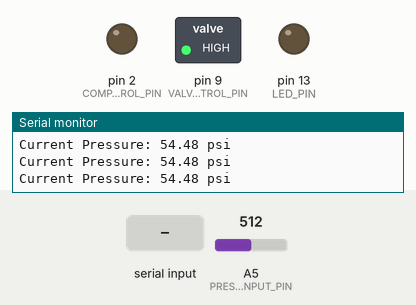
This sketch was run on a simulated Arduino Uno, built with avr-gcc and run on an emulated ATmega328P. On the bench: switched loads named in the sketch (green lamp = pin HIGH), output pins drawn as LEDs (lit = HIGH), the last lines printed to the serial monitor. The test bench sets the inputs (shaded band); at power-on: A5 (PRESSURE_INPUT_PIN) = 512.

Above: at 1.2 s.
1.3 s: "90,45\n" received over Serial
At 3.3 s:
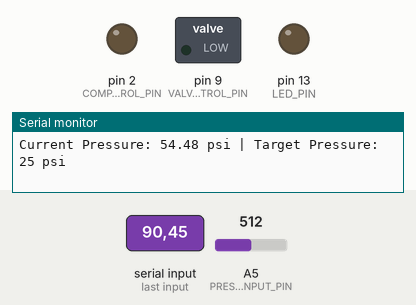
3.6 s: "30,150\n" received over Serial
At 4.93 s:
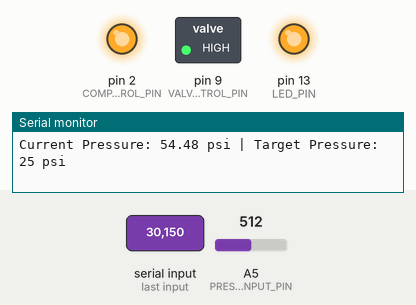
6.6 s: "5\n" received over Serial
At 9.5 s:
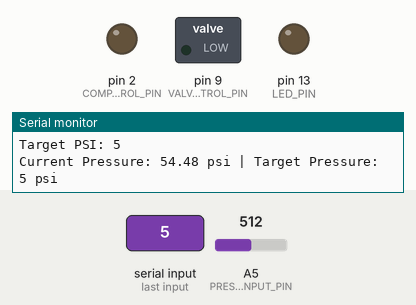
Timing chart, 0 to 13.1 s (numbered marks = the images above; inputs shaded):
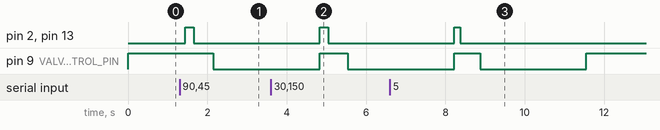

Measured:
- after the input at 1.3 s, pin 2 (COMPRESSOR_CONTROL_PIN), pin 13 (LED_PIN): LOW → HIGH after 0.14 s, → LOW 0.21 s later; pin 9 (VALVE_CONTROL_PIN): HIGH → LOW after 0.85 s
- after the input at 3.6 s, pin 2 (COMPRESSOR_CONTROL_PIN), pin 13 (LED_PIN): LOW → HIGH after 1.2 s, → LOW 0.21 s later
- after the input at 6.6 s, pin 2 (COMPRESSOR_CONTROL_PIN), pin 13 (LED_PIN): LOW → HIGH after 1.6 s, → LOW 0.15 s later

The sketch:

sensor_demo.ino
```cpp
#define PRESSURE_INPUT_PIN A5
#define VALVE_CONTROL_PIN 9
#define COMPRESSOR_CONTROL_PIN 2

#define LED_PIN 13

//Code safeties
#define SAFETY_PSI_MAX 25

String input;

void setup() {

  pinMode(COMPRESSOR_CONTROL_PIN, OUTPUT);
  digitalWrite(COMPRESSOR_CONTROL_PIN, LOW);
  pinMode(LED_PIN, OUTPUT);
  digitalWrite(LED_PIN, LOW);
  pinMode(PRESSURE_INPUT_PIN, INPUT);

  pinMode(VALVE_CONTROL_PIN, OUTPUT);
  digitalWrite(VALVE_CONTROL_PIN, HIGH);

  Serial.begin(9600);
}

void loop() {
  uint16_t targetPSI = 0;
  float    currentPSI = 0;
  uint8_t  shouldCompress = 0;
  digitalWrite(VALVE_CONTROL_PIN, HIGH) ;

  if(Serial.available()){
    input = Serial.readStringUntil('\n');
    Serial.flush();

    if(isValidNumber(input)){
      targetPSI = input.toInt();

      Serial.print("Target PSI: ");
      Serial.println(targetPSI);

      if(targetPSI > SAFETY_PSI_MAX){
        Serial.print("Target PSI too high, bounding to safety max of ");
        Serial.println(SAFETY_PSI_MAX);
      }

      targetPSI = constrain(targetPSI, 0, SAFETY_PSI_MAX);

      shouldCompress = 1;

      //Start the compressor
      digitalWrite(COMPRESSOR_CONTROL_PIN, HIGH);
      digitalWrite(LED_PIN, HIGH);

      while(shouldCompress){
        currentPSI = readPressure();
        if(currentPSI >= targetPSI){
          shouldCompress = 0;
        }
        Serial.print("Current Pressure: ");
        Serial.print(currentPSI);
        Serial.print(" psi | Target Pressure: ");
        Serial.print(targetPSI);
        Serial.println(" psi");
        delay(150);
      }

      //Stop the compressor
      digitalWrite(COMPRESSOR_CONTROL_PIN, LOW);
      digitalWrite(LED_PIN, LOW);

      //Wait for half a second
      delay(500) ;
      //Release Valve
      digitalWrite(VALVE_CONTROL_PIN, LOW) ;
      //Wait to let all the pressure out
      delay(2500) ;
    }

  }

  delay(150);  // ¯\_(ツ)_/¯

  Serial.print("Current Pressure: ");
  Serial.print(readPressure());
  Serial.println(" psi");
  Serial.flush();


  /*
  //Turn off the compressor
  digitalWrite(COMPRESSOR_CONTROL_PIN, LOW);
  digitalWrite(LED_PIN, LOW);
  for(int i = 0; i < 2; ++i){
    delay(160);
    Serial.print("Read Analog Value: ");
    Serial.print(readPressure());
    Serial.println(" psi");
    Serial.flush();
  }

  */

  /*
  //Turn on the compressor
  digitalWrite(COMPRESSOR_CONTROL_PIN, HIGH);
  digitalWrite(LED_PIN, HIGH);
  for(int i = 0; i < 6; ++i){
    delay(160);
    Serial.print("Read Analog Value: ");
    Serial.print(readPressure());
    Serial.println(" psi");
    Serial.flush();
  }
  */


}

/*
 *
 * Pressure is a signal from 1 - 5 volts with 5 volts signifying 1 MPa
 * See http://nickmccomb.ddns.net:8090/display/AR/Sensors#Sensors-ISE50-T2-62L
 */
float readPressure(){
  analogRead(PRESSURE_INPUT_PIN);
  uint16_t raw_adc = analogRead(PRESSURE_INPUT_PIN);

  float voltage = 0.004887585532746823 * (float) raw_adc;  //ADC count (10 bit) to voltage conversion

  float pressure = (250000.0 * voltage -250000.0) * 0.000145038; //Convert voltage to pascals, then to PSI

  return pressure;
}


boolean isValidNumber(String str){
   for(byte i=0;i<str.length();i++)
   {
      if(isDigit(str.charAt(i))) return true;
        }
   return false;
}
```
